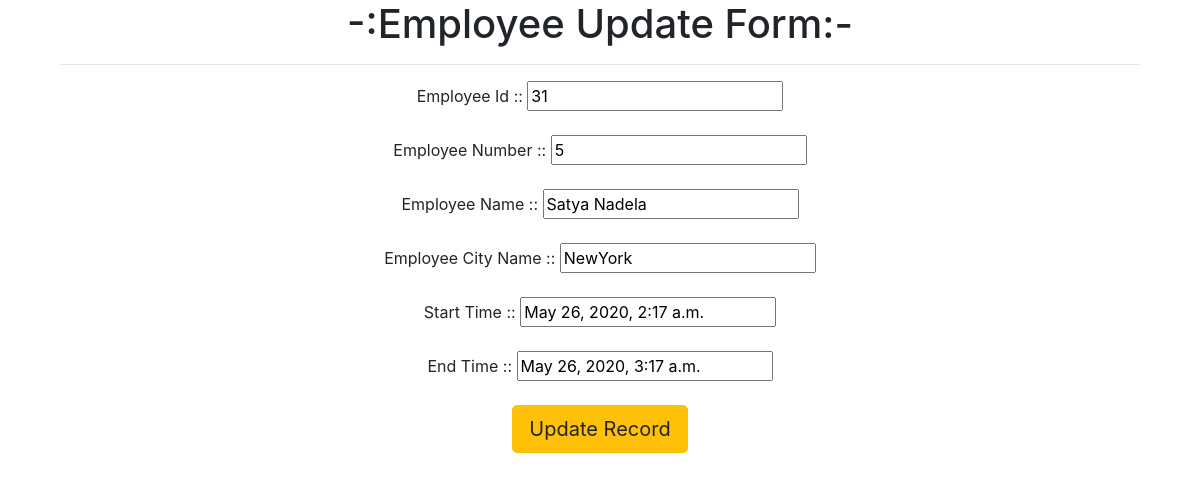
/update/31, run on the app's committed database.
### employeeapp/models.py (models this page shows)
class Employee(models.Model):
    eno=models.IntegerField()
    ename = models.CharField(max_length=100)
    ecity = models.CharField(max_length=50)
    start_time=models.DateTimeField(default=timezone.now,blank=False)
    end_time=models.DateTimeField(default=timezone.now,blank=False)

### employeeapp/views.py (the view)
# urls.py: path('update/<int:id>',views.update_view),
def update_view(request,id):
    emp=Employee.objects.get(id=id)
    if request.method=="POST":
        form=EmployeeForm(request.POST,instance=emp)
        if form.is_valid():
            form.save()
            return redirect('/')
    return render(request,'employeeapp/update.html',{'emp':emp})

### templates/employeeapp/update.html (shortened to what this page needs)
<!DOCTYPE html>
{%extends 'employeeapp/base.html'%}
  {% block base_block %}
  <div class="container" >
    <h1>-:Employee Update Form:-</h1><hr>
   <form method="post">
     Employee Id :: <input type="text" name="id" value="{{emp.id}}"><br><br>
     Employee Number :: <input type="text" name="eno" value="{{emp.eno}}"><br><br>
     Employee Name :: <input type="text" name="ename" value="{{emp.ename}}"><br><br>
     Employee City Name :: <input type="text" name="ecity" value="{{emp.ecity}}"><br><br>
     Start Time :: <input type="text" name="start_time" value="{{emp.start_time}}"><br><br>
     End Time :: <input type="text" name="end_timec" value="{{emp.end_time}}"><br><br>
     <input type="submit" class="btn btn-warning btn-lg"  value="Update Record"><br><br>
   </form>
  </div>
  {% endblock %}

### data on the page
Employee: id "31", eno "5", ename "Satya Nadela", ecity "NewYork", start_time "May 26, 2020, 2:17 a.m.", end_timec "May 26, 2020, 3:17 a.m."
